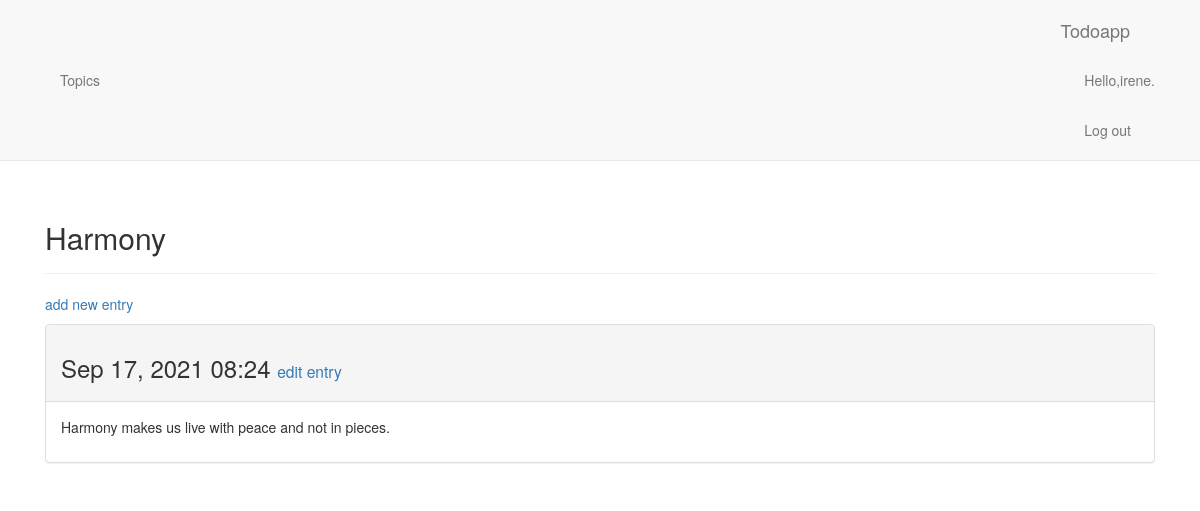
The app's page /todoapp/topics/1/ (signed in), older data.
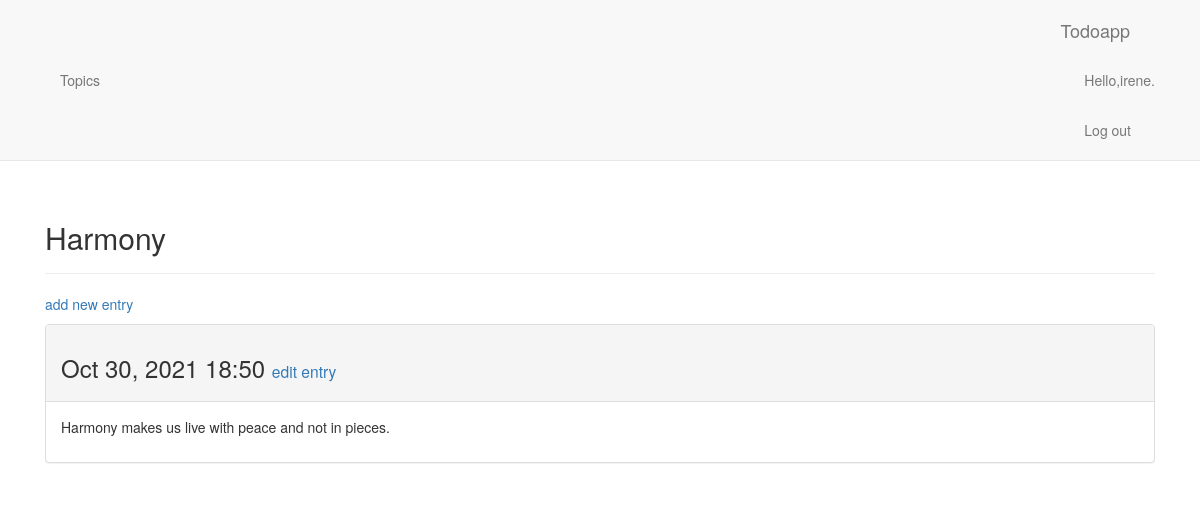
The same page, newer data.
### todoapp/models.py (models this page shows, shortened)
class Topic(models.Model):
    text = models.CharField(max_length=200)
    date_added = models.DateTimeField(auto_now=True)
    owner = models.ForeignKey(User,on_delete=models.CASCADE)
    def __str__(self):
        return self.text

class Entry(models.Model):
    topic = models.ForeignKey(Topic,on_delete=models.CASCADE)
    text = models.TextField()
    date_added = models.DateTimeField(auto_now=True)
    class Meta:
        verbose_name_plural = 'entries'

### todoapp/views.py (the view)
# urls.py: path('topics/<int:topic_id>/',views.topic,name='topic'),
@login_required
def topic(request,topic_id):
    topic = Topic.objects.get(id=topic_id)
    entries = topic.entry_set.order_by('-date_added')
    context = {'topic':topic,'entries':entries}
    return render(request,'todoapp/topic.html',context)

### todoapp/templates/todoapp/topic.html
{% extends 'todoapp/base.html' %}
{% block header%}
    <h2>{{topic}}</h2>
{% endblock header %}
{% block content %}
  <p>
      <a href="{% url 'todoapp:new_entry' topic.id%}">add new entry </a>
  </p>
    {% for entry in entries%}
    <div class="panel panel-default">
        <div class="panel-heading">
            <h3>
                {{ entry.date_added|date:'M d, Y H:i' }}
                <small>
                    <a href="{% url 'todoapp:edit_entry' entry.id%}">edit entry</a>
                </small>
            </h3>
        </div>
        <div class="panel-body">
            {{entry.text|linebreaks}}
        </div>
    </div>
    {% empty %}
        There are no entries for this topic yet
    {% endfor %}
{% endblock content%}

### todoapp/templates/todoapp/base.html (shortened to what this page needs)
   {% load bootstrap3 %}
   <!DOCTYPE html>
   <html lang="en">
   <head>
    <link href="https://cdn.jsdelivr.net/npm/bootstrap@5.1.3/dist/css/bootstrap.min.css" rel="stylesheet">
     {% bootstrap_css%}
   </head>
   <body>
     <nav class="navbar navbar-default navbar-static-top">
       <div class="container">
         <div class="navbar-header">
           <a class="navbar-brand" href="{% url 'todoapp:index' %} ">Todoapp</a>
         </div>
         <div id="navbar" class="navbar-collapse collapse">
           <ul class="nav navbar-nav">
             <li><a href="{% url 'todoapp:topics'%}">Topics</a></li>
           </ul>
           <ul class="nav navbar-nav navbar-right">
             {% if user.is_authenticated %}
                <li><a>Hello,{{ user.username}}.</a></li>
                <li><a href="{% url 'users:logout' %}">Log out</a></li>
              {% else %}
                 <li><a href="{% url 'users:register' %}">Register</a></li>
                 <li><a href="{% url 'users:login' %}">Login</a></li>
              {% endif %}
           </ul>
         </div>
       </div>
     </nav>
     <div class="container">
       <div class="page-header">
         {% block header%}{% endblock header %}
       </div>
       <div>
         {% block content%}{% endblock content %}
       </div>
     </div>
   </body>
   </html>

Row changes from the older to the newer data that the page shows:
changed Entry "Harmony makes us live with peace and not in pieces.": date_added "Sep 17, 2021 08:24" → "Oct 30, 2021 18:50"
